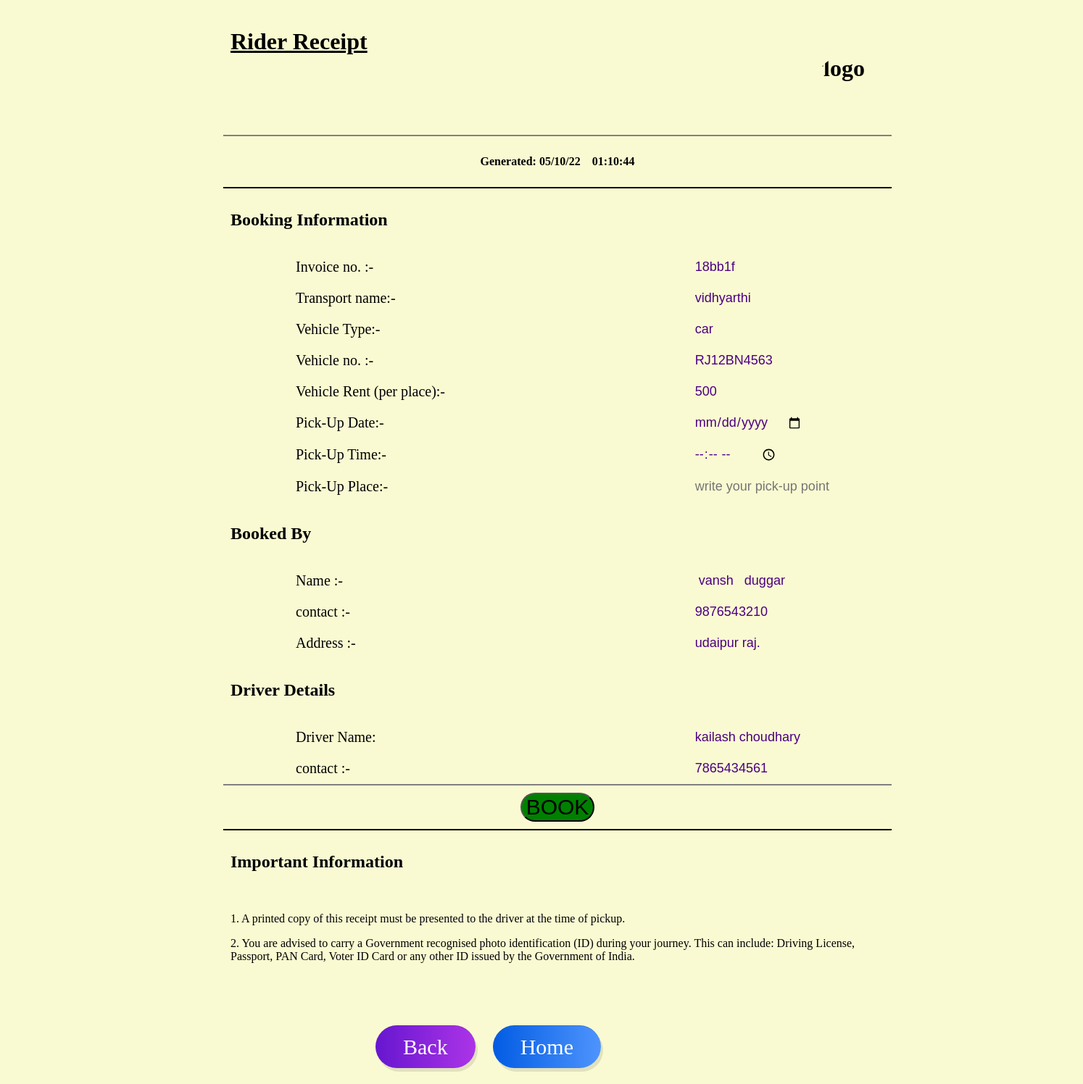
Screenshot of /bookveh.php?id=15 (signed in) with the database file from the repository.
### tables this page shows
CREATE TABLE `add_vehicle` (
  `id` int(11) NOT NULL,
  `transportname` varchar(40) NOT NULL,
  `vehiclename` varchar(40) NOT NULL,
  `vehicleno` varchar(40) NOT NULL,
  `insuranceno` varchar(30) NOT NULL,
  `vehiclemodel` varchar(50) NOT NULL,
  `vehicleregistration` varchar(50) NOT NULL,
  `vseat` varchar(30) NOT NULL,
  `image` varchar(100) NOT NULL,
  `rent` varchar(30) NOT NULL,
  `state` varchar(50) NOT NULL,
  `city` varchar(50) NOT NULL,
  `contact` varchar(10) NOT NULL,
  `vehicletype` varchar(20) NOT NULL,
  `address` varchar(100) NOT NULL,
  `status` int(11) DEFAULT 50
);

CREATE TABLE `registrationuser` (
  `id` int(11) NOT NULL,
  `firstname` varchar(20) NOT NULL,
  `lastname` varchar(20) NOT NULL,
  `photo` varchar(100) NOT NULL,
  `email` varchar(40) NOT NULL,
  `phone` varchar(11) NOT NULL,
  `idproof` varchar(20) NOT NULL,
  `iddetails` varchar(20) NOT NULL,
  `username` varchar(30) NOT NULL,
  `password` varchar(30) NOT NULL,
  `location` varchar(50) NOT NULL
);

CREATE TABLE `add_driver` (
  `id` int(11) NOT NULL,
  `drivername` varchar(20) NOT NULL,
  `experience` varchar(10) NOT NULL,
  `license` varchar(15) NOT NULL,
  `vehicleno` varchar(10) NOT NULL,
  `address` varchar(30) NOT NULL,
  `photo` varchar(100) NOT NULL,
  `contactno` varchar(10) NOT NULL,
  `username` varchar(30) NOT NULL,
  `password` varchar(30) NOT NULL
);

### bookveh.php (the view, shortened to what this page needs)
<?php
    if(!isset($_SESSION['idprofile']))
    header("location:login.php");
    else{
       $idp= $_SESSION['idprofile'];
    }
    $id=$_REQUEST['id'];
    include('db.php');
    $r=mysqli_query($con,"select * from add_vehicle where id='$id' ");
    $row=mysqli_fetch_array($r);
?>
<!DOCTYPE html>
<html lang="en">
<head>
    <link rel="stylesheet" href="css/button_style.css">
</head>
<body>
	<div id='book'>
    <form action="bookveh1.php" method='post' enctype='multipart/form-data'>
    <table cellspacing=0 cellpadding=10  ><tr>
    <td><h1 id="heading"><u>Rider Receipt</u>  <img src="image/logo.png" class="img1" alt="logo"></td></tr>
    <tr>
    <th><p >Generated:&nbsp<?php
   echo date('d/m/y');echo"&nbsp&nbsp&nbsp&nbsp"; echo date('h:m:s');?></p></th>
    </tr>
    <tr>
        <td colspan='2'><h2>Booking Information</h2></td>
    </tr>
        <tr>
            <td class='a'>Invoice no. :-</td>
            <td class='b'>
        <input type="text" value="<?php  $r=md5(microtime());  echo substr($r,0,6);?>" class='b' name="binvoice"  readonly></td>
    </tr>
    <tr>
        <td class='a'>Transport name:-</td>
        <td class='b'><input type="text" name='tname' value='<?php echo $row[1]; ?>' class='b' readonly ></td>
    </tr>
    <tr>
        <td class='a'>Vehicle Type:-</td>
        <td class='b'><input type="text" name='vtype' value='<?php echo $row[13]; ?>' class='b' readonly ></td>
    </tr>
    <tr>
        <td class='a'>Vehicle no. :-</td>
        <td class='b'><input type="text" name='vno' value='<?php echo $row[3]; ?>' class='b' readonly ></td></tr>
    <tr>
        <td class='a'>Vehicle Rent (per place):-</td>
    <td class='b'><input type="text" name='rent' value='<?php echo $row[9]; ?>' class='b' readonly></td>
    </tr>
    <tr>
        <td class='a'>Pick-Up Date:-</td>
        <td class='b'><input type="date" required name='pd' value='' class='b' id="mydate" ></td>
    </tr>
    <tr>
        <td class='a'>Pick-Up Time:-</td>
        <td class='b'><input type="time" required name='pt' value='' class='b' id="mydate" ></td>
    </tr>
    <tr>
        <td class='a'>Pick-Up Place:-</td>
        <td class='b'><input type="text" name='pp' value=''  required class='b' placeholder='write your pick-up point'></td>
    </tr>
    <?php  $r1=mysqli_query($con,"select * from registrationuser where id='$idp'");
    $row1=mysqli_fetch_array($r1);  ?>
    <tr>
        <td >
        <h2>Booked By</h2>
        </td>
    </tr>
    <tr>
        <td class='a'>Name :-</td>
        <td class='b'><input type="text" value='<?php echo" $row1[1] &nbsp $row1[2]";?>'name='cname' class='b' readonly ></td>
    </tr>
    <tr>
        <td class='a'>contact :-  </td>
        <td class='b'><input type="text" value='<?php echo $row1[5];?>' name='contact' class='b' readonly></td>
    </tr>
    <tr>
        <td class='a'>Address :-  </td>
        <td class='b'><input type="text" value='<?php echo $row1[10];?>' name='address' class='b' readonly></td>
    </tr>
    <tr><td><h2>Driver Details</h2></td></tr>
    <?php
    $r2=mysqli_query($con,"select * from add_driver where vehicleno='$row[3]'");
    $row2=mysqli_fetch_array($r2);
    ?>
    <tr>
        <td class='a'>Driver Name:</td><td class='b'><input type="text" value='<?php echo $row2[1];?>' name='dname' class='b' readonly></td>
    </tr>
    <tr>
        <td class='a'>contact :-  </td>
        <td class='b'><input type="text" value='<?php echo $row2[7];?>' name='dc' class='b' readonly></td>
    </tr>
    <tr><th><input type="submit" class='sub' value="BOOK" ></th></tr>
    <tr>
        <td>
        <h2>Important Information</h2>
        </td>
    </tr>
        <tr>
            <td>
                <p>
1. A printed copy of this receipt must be presented to the driver at the time of pickup.</p>
<p>
2. You are advised to carry a Government recognised photo identification (ID) during your journey. This can include: Driving License, Passport, PAN Card, Voter ID Card or any other ID issued by the Government of India.
                </p>
        </td>
        </tr>
    </table>
    </form>
    </div>
    <div class="buttons">
    <a class="button"href="vehavailable.php">Back</a>
    <a class="button two" href="index.php">Home</a>
  </div>
</body>
</html>

### css/button_style.css (style rules this page uses)
.buttons { margin-top: 50px; padding-left: 500px; }
.buttons .button { position: relative; display: inline-block; color: #fff; padding: 12px 38px; background: linear-gradient(90deg, #6616d0, #ac34e7); border-radius: 45px; margin: 10px; font-size: 30px; font-weight: 400; text-decoration: none; box-shadow: 3px 5px rgba(0, 0, 0, 0.1); border-top: 1px solid rgba(0,0,0,0.1); overflow: hidden; }
.buttons .button.two { background: linear-gradient(90deg, #025ce3, #4e94fd); }

### bookveh.php (style rules this page uses)
body { background:lightgoldenrodyellow ; background-attachment:fixed; }
#book { margin:auto; width:100%; }
#book table { margin-left: 300px; }
.img1 { float:right; height: 100px; width: 100px; border-radius:50%; margin-left:800px; }
#book th { margin:auto; border-top:2px solid grey; border-bottom:2px solid black; width:100%; }
.a { padding-left: 100px; font-size:20px; font-family:tahoma; }
.b { margin-left: -120%; font-size:18px; font-family:sans-serif; color:indigo; outline:none; border:none; background:transparent; }
.sub { font-size:30px; background:green; border-radius:25px; }

### rows the page displays
add_vehicle: tname "vidhyarthi", vtype "car", vno "RJ12BN4563", rent "500"
registrationuser: cname "vansh duggar", contact "9876543210", address "udaipur raj."
add_driver: dname "kailash choudhary", dc "7865434561"
